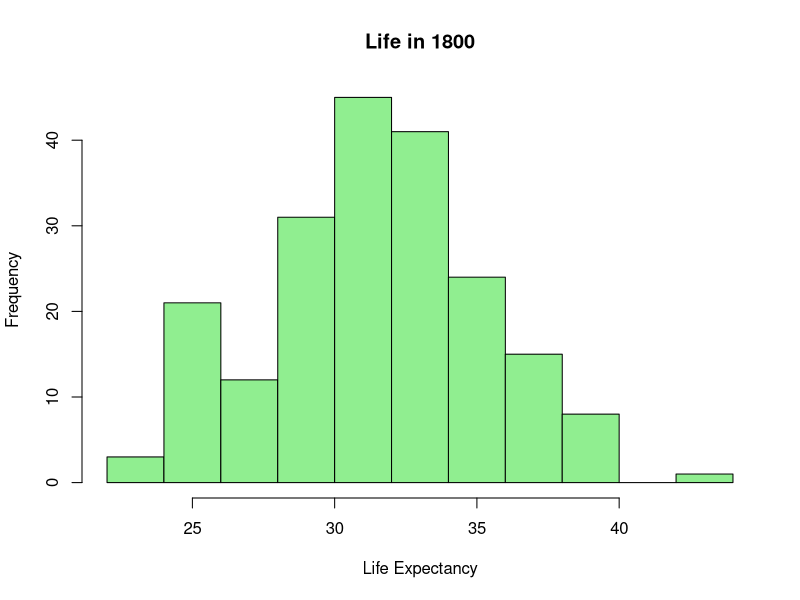
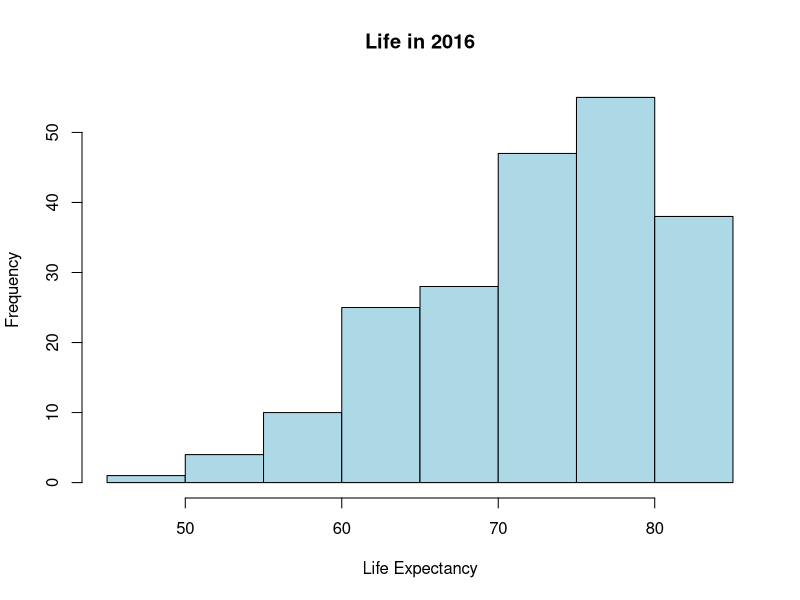
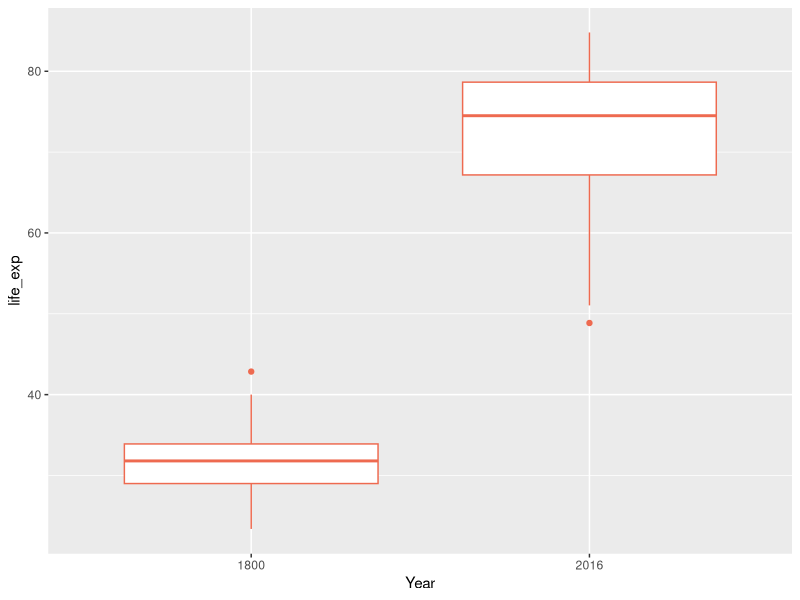
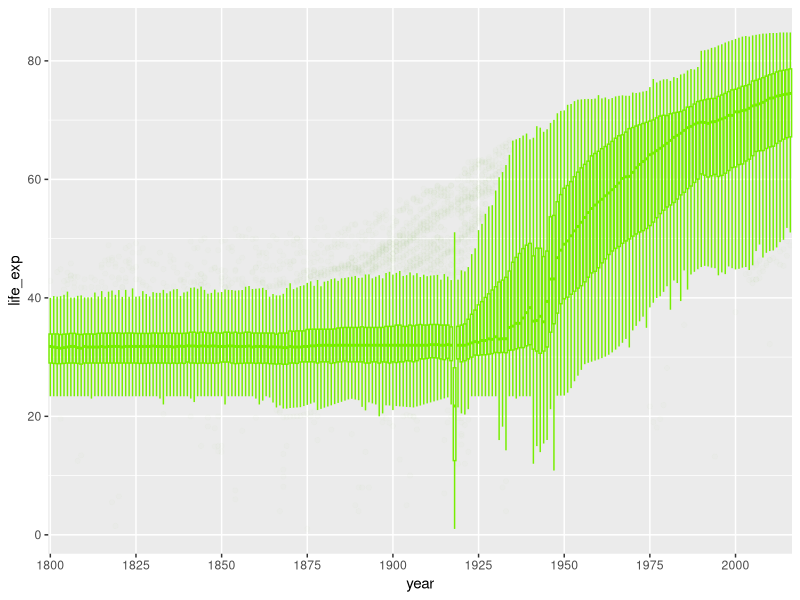

R code for these plots, in order:
## ---- chunk 1
library(ggplot2)
life <- read.csv('life.csv', header = T, check.names = F)
## ---- chunk 2
colnames(life)[1] <- 'country'
## ---- chunk 3
#Life expecancy in 1800
summary(life$'1800')
## ---- chunk 4
hist(life$'1800', xlab='Life Expectancy', main='Life in 1800', col='lightgreen')
## ---- chunk 5
#Life expectancy in 2016
summary(life$'2016')
## ---- chunk 6
hist(life$'2016', xlab='Life Expectancy', main='Life in 2016', col='lightblue')
## ---- chunk 7
library(tidyr)
lifel <- gather(life, 'year', 'life_exp', -'country')
## ---- chunk 8
#checked and saw lots of missing values that needed to be cleaned
sum(is.na(lifel))
## ---- chunk 9
#ommiting the blank rows
lifel <- na.omit(lifel)
## ---- chunk 10
sum(is.na(lifel))
## ---- chunk 11
ggplot(lifel, aes(x=year, y=life_exp)) +geom_boxplot(colour = "coral2")+
  scale_x_discrete('Year', limits=c('1800', '2016'))
## ---- chunk 12
#We can see that life expecatncy starts to change for most of the world in the 1920's
ggplot(lifel, aes(x=year, y=life_exp)) +geom_boxplot(alpha=1/100, color='chartreuse2') +
  scale_x_discrete(breaks = seq('1800','2016', by=25))
